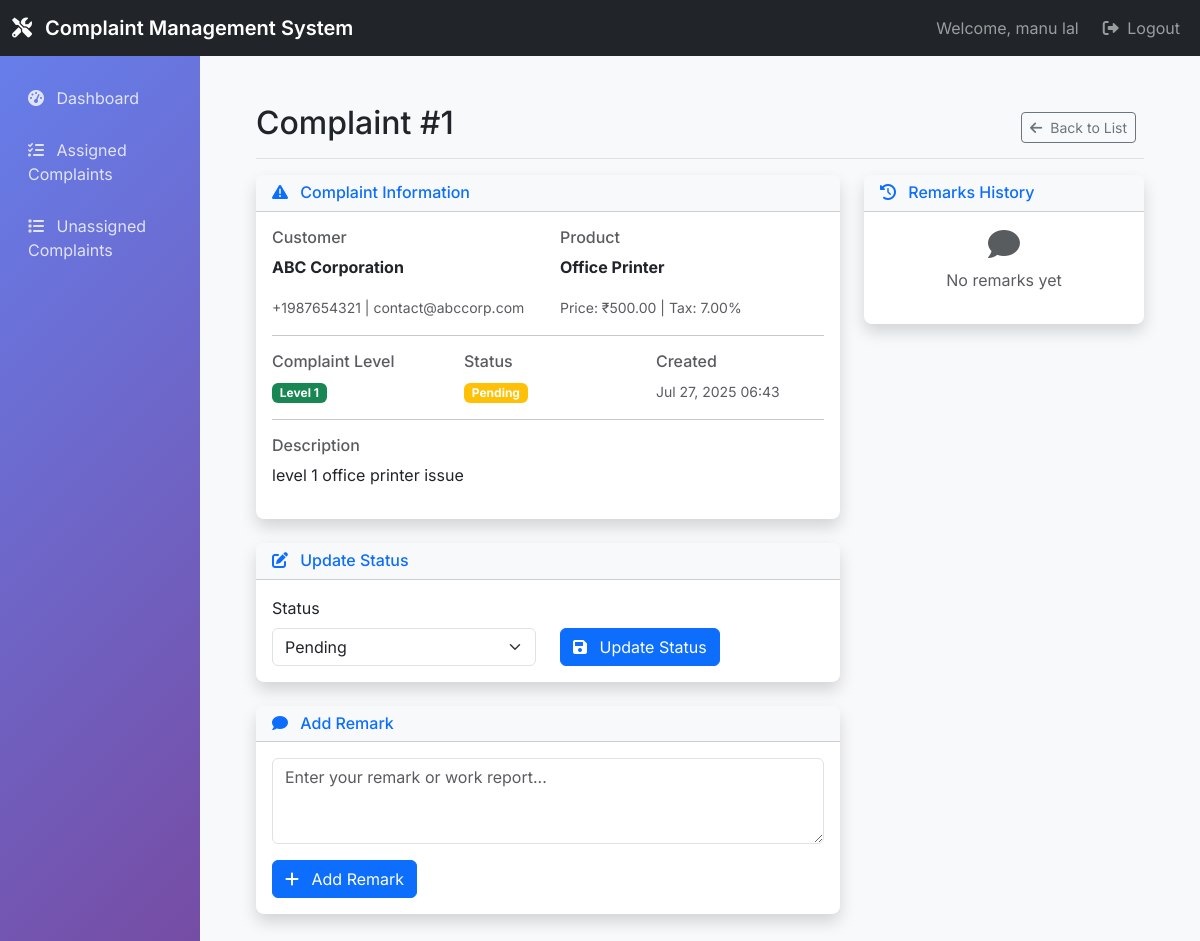
Page /employee/complaints/1/ (signed in) on the earlier database version.
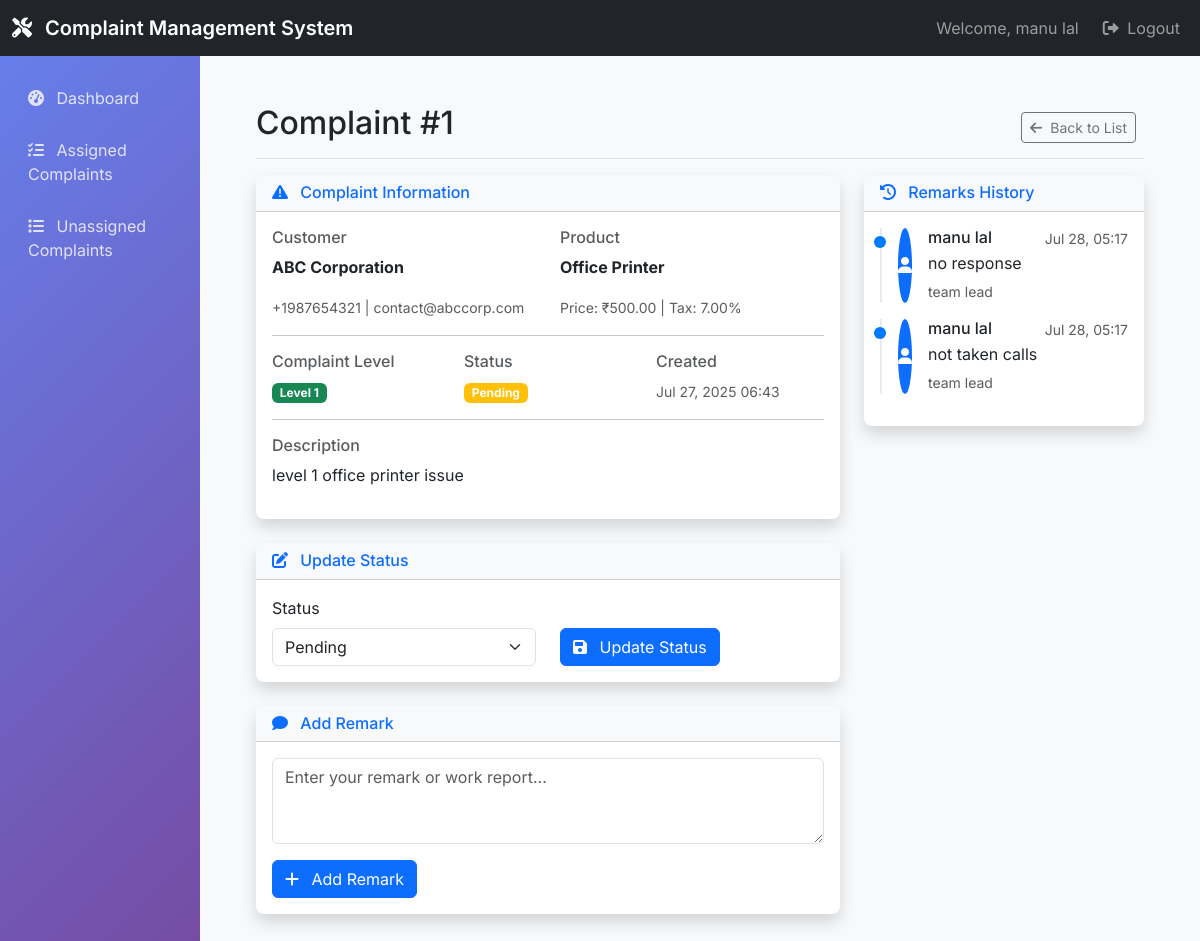
Same page on the later database version.
### complaints/models.py (models this page shows, shortened)
class ComplaintRemark(models.Model):
    complaint = models.ForeignKey(Complaint, on_delete=models.CASCADE, related_name='remarks')
    employee = models.ForeignKey(Employee, on_delete=models.CASCADE)
    remark = models.TextField()
    timestamp = models.DateTimeField(auto_now_add=True)

class Employee(models.Model):
    user = models.OneToOneField(User, on_delete=models.CASCADE, related_name='employee_profile')
    phone = models.CharField(max_length=15)
    designation = models.CharField(max_length=100)
    salary = models.DecimalField(max_digits=10, decimal_places=2)
    address = models.TextField(blank=True, null=True)

class User(AbstractUser):
    ROLE_CHOICES = (
        ('admin', 'Admin'),
        ('employee', 'Employee'),
    )
    role = models.CharField(max_length=10, choices=ROLE_CHOICES)

### complaints/views.py (the view)
# urls.py: path('employee/complaints/<int:pk>/', views.complaint_detail_employee, name='complaint_detail_employee'),
@login_required
@user_passes_test(is_employee)
def complaint_detail_employee(request, pk):
    complaint = get_object_or_404(Complaint, pk=pk)
    remarks = complaint.remarks.all().order_by('-timestamp')
    if request.method == 'POST':
        form = ComplaintRemarkForm(request.POST)
        if form.is_valid():
            remark = form.save(commit=False)
            remark.complaint = complaint
            remark.employee = request.user.employee_profile
            remark.save()
            messages.success(request, 'Remark added successfully')
            return redirect('complaint_detail_employee', pk=pk)
    else:
        form = ComplaintRemarkForm()
    return render(request, 'employees/complaint_detail.html', {
        'complaint': complaint,
        'remarks': remarks,
        'form': form
    })

### complaints/forms.py
class ComplaintRemarkForm(forms.ModelForm):
    class Meta:
        model = ComplaintRemark
        fields = ['remark']
        widgets = {
            'remark': forms.Textarea(attrs={
                'class': 'form-control',
                'rows': 3,
                'placeholder': 'Enter your remark or work report...'
            }),
        }

### complaints/views.py (called while the page is built)
def is_employee(user):
    return user.is_authenticated and user.role == 'employee'

### templates/employees/complaint_detail.html (shortened to what the changed rows need)
{% extends 'base.html' %}
{% block content %}
<div class="d-flex justify-content-between flex-wrap flex-md-nowrap align-items-center pt-3 pb-2 mb-3 border-bottom">
    <h1 class="h2">Complaint #{{ complaint.id }}</h1>
</div>
<div class="row">
    <div class="col-md-4">
        <div class="card border-0 shadow">
            <div class="card-body">
                {% if remarks %}
                    <div class="timeline">
                        {% for remark in remarks %}
                        <div class="timeline-item mb-3">
                            <div class="d-flex">
                                <div class="avatar-sm bg-primary rounded-circle d-flex align-items-center justify-content-center me-3">
                                    <i class="fas fa-user text-white"></i>
                                </div>
                                <div class="flex-grow-1">
                                    <div class="d-flex justify-content-between">
                                        <h6 class="mb-1">{{ remark.employee.user.get_full_name|default:remark.employee.user.username }}</h6>
                                        <small class="text-muted">{{ remark.timestamp|date:"M d, H:i" }}</small>
                                    </div>
                                    <p class="mb-1">{{ remark.remark }}</p>
                                    <small class="text-muted">{{ remark.employee.designation }}</small>
                                </div>
                            </div>
                        </div>
                        {% endfor %}
                    </div>
                {% else %}
                    <div class="text-center text-muted">
                        <i class="fas fa-comment fa-2x mb-2"></i>
                        <p>No remarks yet</p>
                    </div>
                {% endif %}
            </div>
        </div>
    </div>
</div>
{% endblock %}

Differences in the rows shown:
added ComplaintRemark: employee.user.get_full_name "manu lal", timestamp "Jul 28, 05:17", remark "no response", employee.designation "team lead"
added ComplaintRemark: employee.user.get_full_name "manu lal", timestamp "Jul 28, 05:17", remark "not taken calls", employee.designation "team lead"
Other differences:
text no longer shown: "No remarks yet"
